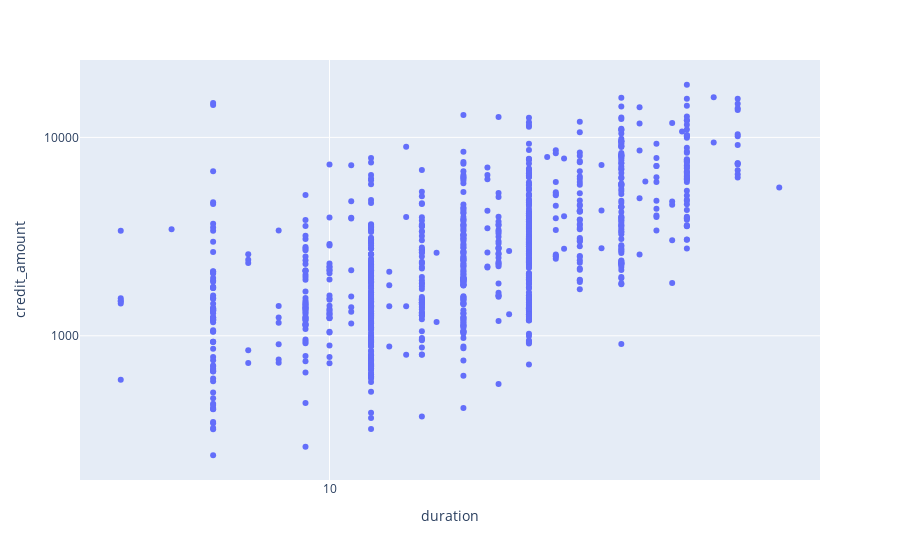

The cell this chart's notebook holds for it:
### Code cell
fig = px.scatter(
    _log_10,
    x='duration',
    y='credit_amount',
    # log_x=True,
    # log_y=True,
)
px_log_10_axis(fig, axis='x')
px_log_10_axis(fig, axis='y')
fig

### Figure 1 — Plotly figure (JSON) as saved in the notebook; plotly's stock layout.template omitted (floating-point values rounded to 4 significant figures; data arrays with more than 128 entries replaced by an {"elided": "..."} marker saying what was removed)
{"data": [{"hovertemplate": "duration=%{x}<br>credit_amount=%{y}<extra></extra>", "legendgroup": "", "marker": {"color": "#636efa", "symbol": "circle"}, "mode": "markers", "name": "", "orientation": "v", "showlegend": false, "type": "scatter", "x": {"elided": "1000 float values"}, "xaxis": "x", "y": {"elided": "1000 float values"}, "yaxis": "y"}], "layout": {"legend": {"tracegroupgap": 0}, "margin": {"t": 60}, "xaxis": {"anchor": "y", "domain": [0, 1], "ticktext": [1e-10, 1e-09, 1e-08, 1e-07, 1e-06, 1e-05, 0.0001, 0.001, 0.01, 0.1, 1, 10, 100, 1000, 10000, 100000, 1000000, 10000000, 100000000, 1000000000, 10000000000, 100000000000, 1000000000000, 10000000000000, 100000000000000, 1000000000000000, 10000000000000000, 100000000000000000, 1000000000000000000, 10000000000000000000], "tickvals": [-10, -9, -8, -7, -6, -5, -4, -3, -2, -1, 0, 1, 2, 3, 4, 5, 6, 7, 8, 9, 10, 11, 12, 13, 14, 15, 16, 17, 18, 19], "title": {"text": "duration"}}, "yaxis": {"anchor": "x", "domain": [0, 1], "ticktext": [1e-10, 1e-09, 1e-08, 1e-07, 1e-06, 1e-05, 0.0001, 0.001, 0.01, 0.1, 1, 10, 100, 1000, 10000, 100000, 1000000, 10000000, 100000000, 1000000000, 10000000000, 100000000000, 1000000000000, 10000000000000, 100000000000000, 1000000000000000, 10000000000000000, 100000000000000000, 1000000000000000000, 10000000000000000000], "tickvals": [-10, -9, -8, -7, -6, -5, -4, -3, -2, -1, 0, 1, 2, 3, 4, 5, 6, 7, 8, 9, 10, 11, 12, 13, 14, 15, 16, 17, 18, 19], "title": {"text": "credit_amount"}}}}
